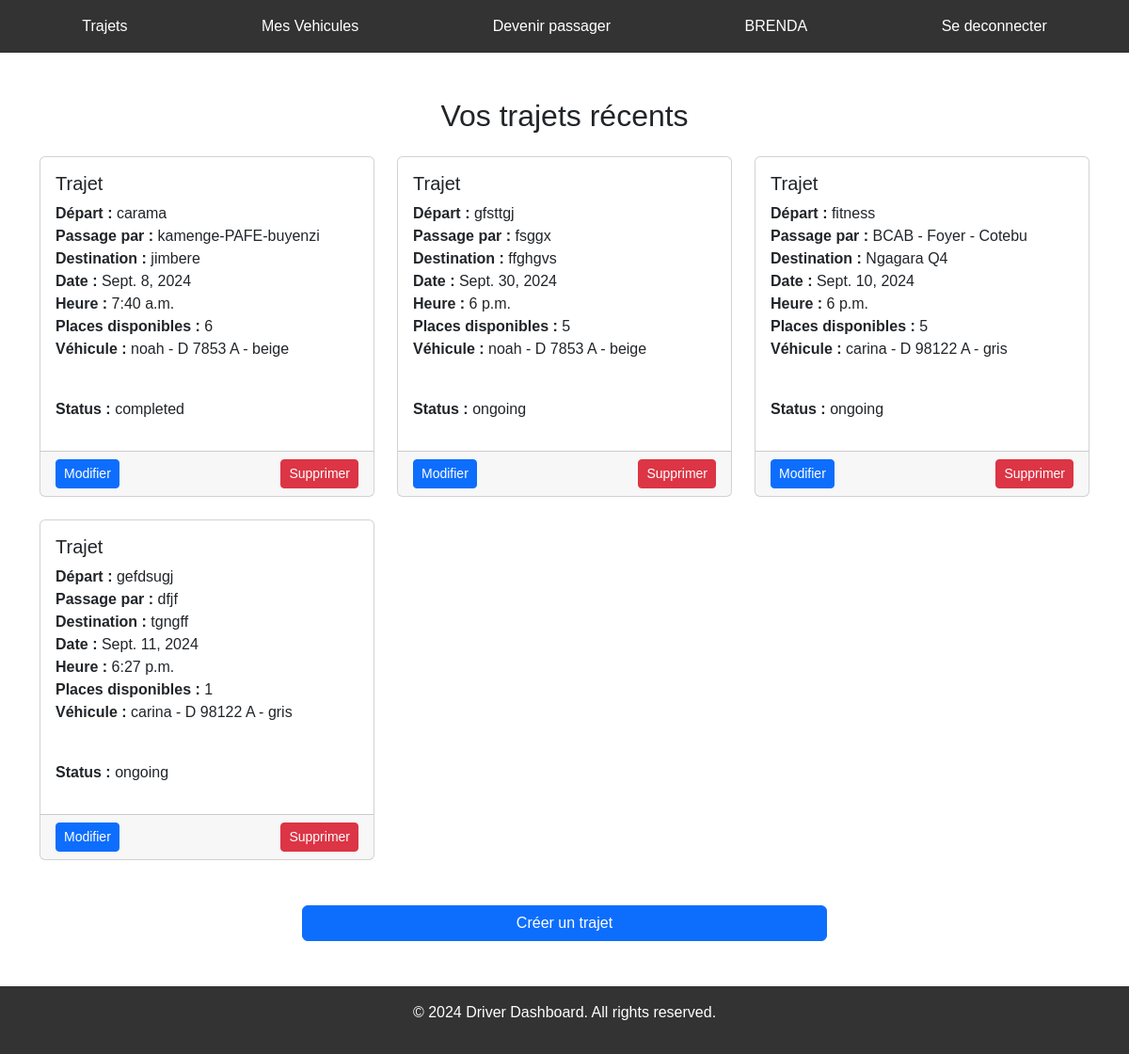
/dashboard_driver/ (signed in), run on an earlier commit of the app's database.
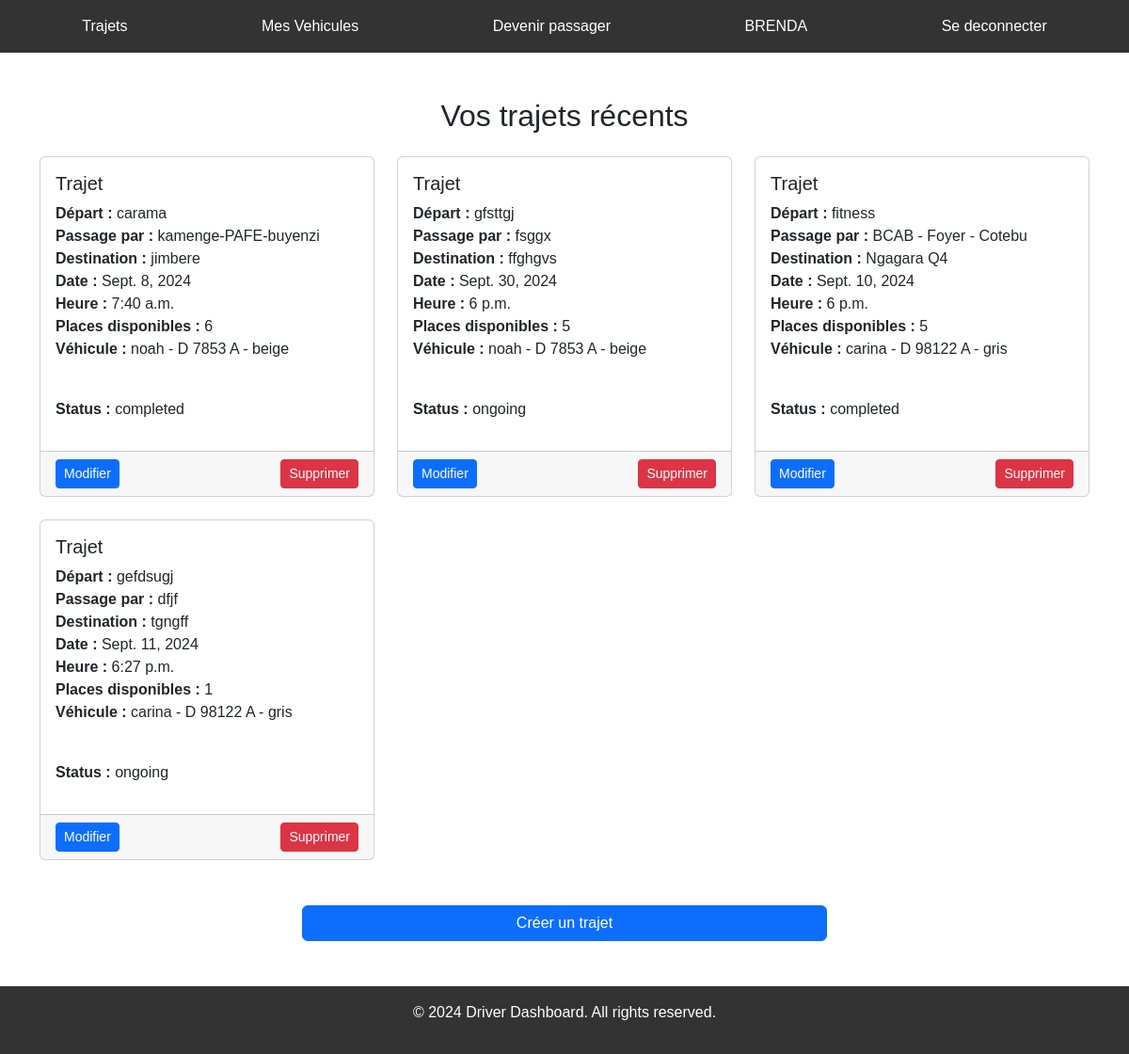
And on a later commit of the database.
### covoiturage/models.py (models this page shows, shortened)
class Trajet(models.Model):
    point_depart = models.CharField(max_length=255)
    passe_par = models.CharField(max_length=255, null=True)
    destination = models.CharField(max_length=255)
    heure_depart = models.TimeField(editable=True, null=True)
    places_disponibles = models.IntegerField()
    date = models.DateField(editable=True, null=True)
    user = models.ForeignKey(User, on_delete=models.CASCADE, null=True)
    vehicule = models.ForeignKey(Vehicule, on_delete=models.CASCADE, null=True)
    status = models.CharField(max_length=20, default='En cours', choices=[('En cours', 'En cours'), ('Terminee', 'Terminé')])

class Vehicule(models.Model):
    user = models.ForeignKey(User, on_delete=models.CASCADE, related_name='vehicules', null=True)
    modele = models.CharField(max_length=35, null=True)
    plaque = models.CharField(max_length=10, null=True)
    places = models.IntegerField(null=True)
    color = models.CharField(max_length=40, null=True)
    def __str__(self) -> str:
        return f"{self.modele} - {self.plaque} - {self.color}"

### Stage/views.py (the view)
# urls.py: path('dashboard_driver/', views.dashboard_driver, name='dashboard_driver'),
def dashboard_driver(request):
    trajets = Trajet.objects.filter(user=request.user)
    context = {'trajets': trajets}
    return render(request, 'dashboard_driver.html', context)

### templates/dashboard_driver.html (shortened to what this page needs)
{% extends 'base.html' %}
{% block section %}
<div class="container my-5">
  <h2 class="mb-4">Vos trajets récents</h2>
   <div class="row g-4">
    {% for trajet in trajets %}
    <div class="col-md-6 col-lg-4">
      <div class="card h-100">
        <div class="card-body">
          <h5 class="card-title">Trajet</h5>
          <p class="card-text">
             <strong>Départ :</strong> {{ trajet.point_depart }}<br>
              <strong>Passage par :</strong> {{ trajet.passe_par }}<br>
              <strong>Destination :</strong> {{ trajet.destination }}<br>
              <strong>Date :</strong> {{ trajet.date }}<br>
              <strong>Heure :</strong> {{ trajet.heure_depart }}<br>
              <strong>Places disponibles :</strong> {{ trajet.places_disponibles }}<br>
              <strong>Véhicule :</strong> {{ trajet.vehicule }} </p> <br>
              <strong>Status :</strong> {{ trajet.status }} </p>
              </div>
               <div class="card-footer d-flex justify-content-between">
                <a href="{% url 'modifierT' trajet.id %}" class="btn btn-primary btn-sm">  Modifier </a>
                <a href="{% url 'deleteT' trajet.id %}" class="btn btn-danger btn-sm" id="delete-button">  Supprimer </a>
              </div>
            </div>
           </div>
           {% endfor %}
          </div>
          <div class="d-grid gap-2 col-6 mx-auto mt-5">
            <a href="/dd/trajets" class="btn btn-primary">  Créer un trajet </a>
          </div>
        </div>
{% endblock section %}

What changed in the data, as far as the page shows it:
changed Trajet "fitness": status "ongoing" → "completed"
